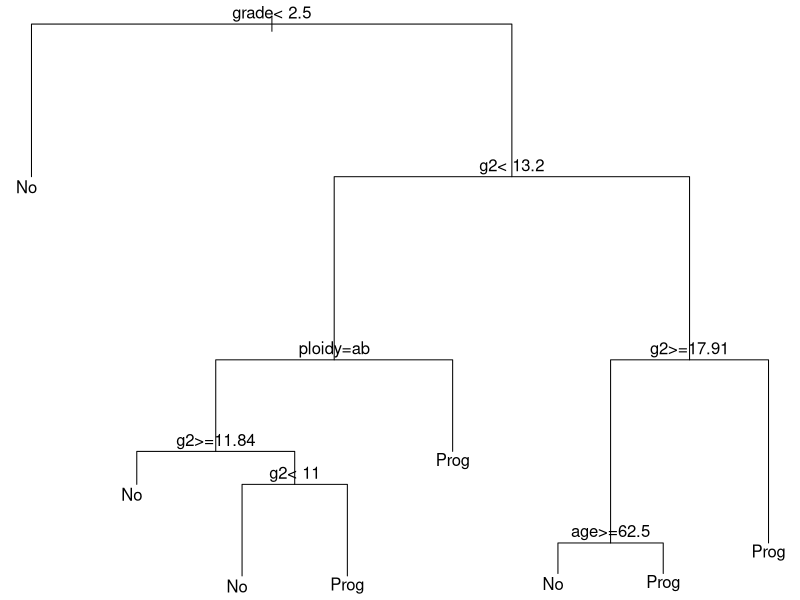
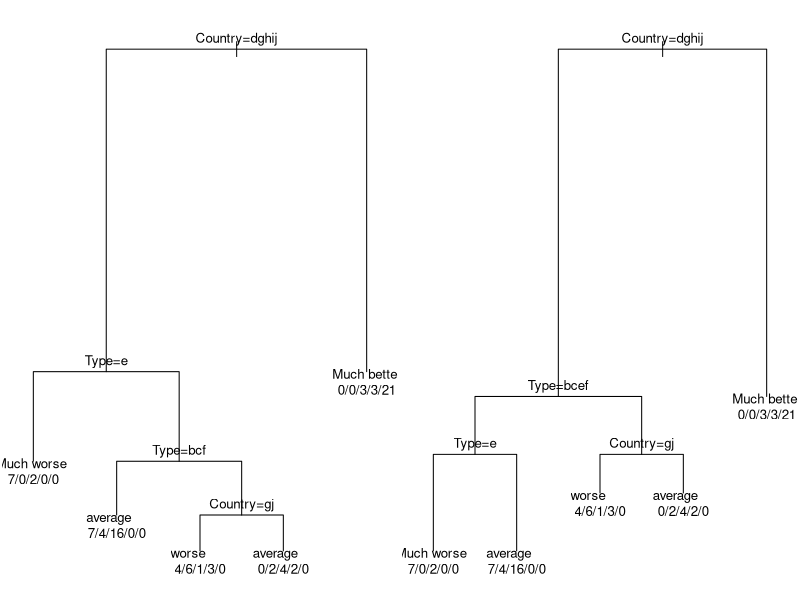

The R source for these figures, in order:
# uncomment if you want to install
install.packages("rpart", dependencies=TRUE)
library(rpart)
progstat <- factor(stagec$pgstat, levels = 0:1, labels = c("No", "Prog"))
cfit  <- rpart(progstat ~  age + eet + g2 + grade + gleason + ploidy, parms = list(split = 'information'), 
               data = stagec, method = 'class')
print(cfit)
par(mar = rep(0.1, 4))
plot(cfit)
text(cfit)
print(cfit)
summary(cfit)

##########################################
# Pruning the tree
#########################################
printcp(cfit)
prunedTree <- prune(cfit, cp = 0.010000)

##########################################
# Find predictions
#########################################

z.auto <- rpart(Mileage ~ Weight, car.test.frame)
predict(z.auto)

fit <- rpart(Kyphosis ~ Age + Number + Start, data = kyphosis)
predict(fit, type = "prob")   # class probabilities (default)
predict(fit, type = "vector") # level numbers
predict(fit, type = "class")  # factor
predict(fit, type = "matrix") # level number, class frequencies, probabilities

sub <- c(sample(1:50, 25), sample(51:100, 25), sample(101:150, 25))
fit <- rpart(Species ~ ., data = iris, subset = sub)
fit
table(predict(fit, iris[-sub,], type = "class"), iris[-sub, "Species"])



##########################################
# Car dataset cu.summary
#########################################
fit1 <- rpart(Reliability ~ Price + Country + Mileage + Type,
              data = cu.summary, parms = list(split =
                                                'gini'
              ))
fit2 <- rpart(Reliability ~ Price + Country + Mileage + Type,
              data = cu.summary, parms = list(split =
                                                'information'
              ))
par(mfrow = c(1,2), mar = rep(0.1, 4))
plot(fit1, margin = 0.05); text(fit1, use.n = TRUE, cex = 0.8)
plot(fit2, margin = 0.05); text(fit2, use.n = TRUE, cex = 0.8)
summary(fit1, cp = 0.06)